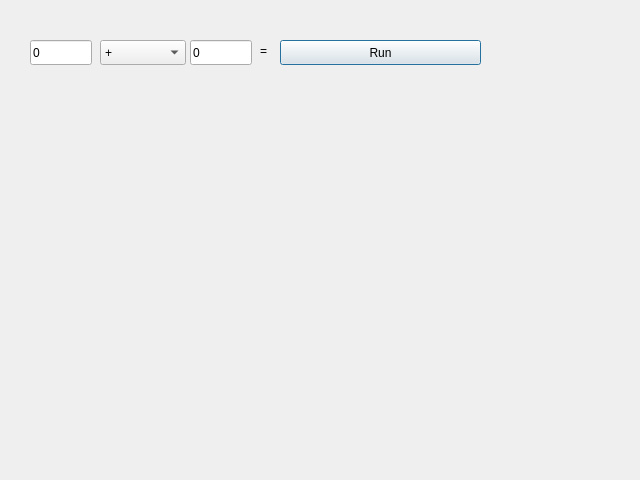
<?xml version="1.0" encoding="UTF-8"?>
<ui version="4.0">
 <class>Dialog</class>
 <widget class="QDialog" name="Dialog">
  <property name="geometry">
   <rect>
    <x>0</x>
    <y>0</y>
    <width>640</width>
    <height>480</height>
   </rect>
  </property>
  <property name="windowTitle">
   <string>Dialog</string>
  </property>
  <widget class="QLineEdit" name="lineEdit_pose_x">
   <property name="geometry">
    <rect>
     <x>30</x>
     <y>40</y>
     <width>62</width>
     <height>25</height>
    </rect>
   </property>
   <property name="text">
    <string>0</string>
   </property>
  </widget>
  <widget class="QLineEdit" name="lineEdit_pose_y">
   <property name="geometry">
    <rect>
     <x>190</x>
     <y>40</y>
     <width>62</width>
     <height>25</height>
    </rect>
   </property>
   <property name="text">
    <string>0</string>
   </property>
  </widget>
  <widget class="QComboBox" name="comboBox_operator">
   <property name="geometry">
    <rect>
     <x>100</x>
     <y>40</y>
     <width>86</width>
     <height>25</height>
    </rect>
   </property>
   <item>
    <property name="text">
     <string>+</string>
    </property>
   </item>
   <item>
    <property name="text">
     <string>-</string>
    </property>
   </item>
   <item>
    <property name="text">
     <string>x</string>
    </property>
   </item>
   <item>
    <property name="text">
     <string>/</string>
    </property>
   </item>
  </widget>
  <widget class="QLabel" name="label_file_name">
   <property name="geometry">
    <rect>
     <x>260</x>
     <y>40</y>
     <width>21</width>
     <height>21</height>
    </rect>
   </property>
   <property name="text">
    <string>=</string>
   </property>
  </widget>
  <widget class="QPushButton" name="pushButton_publish">
   <property name="geometry">
    <rect>
     <x>280</x>
     <y>40</y>
     <width>201</width>
     <height>25</height>
    </rect>
   </property>
   <property name="text">
    <string>Run</string>
   </property>
  </widget>
 </widget>
 <resources/>
 <connections/>
</ui>
